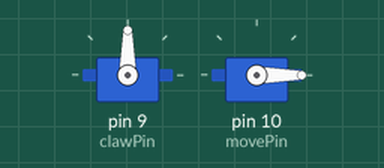
A sketch run on a simulated Arduino Uno, built with avr-gcc and run on an emulated ATmega328P. Parts: 2 × servo.

Above: at 0.1 s.
At 3.6 s:
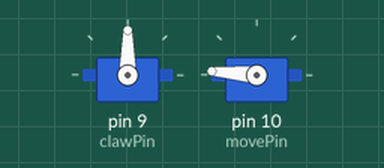
At 5.1 s:
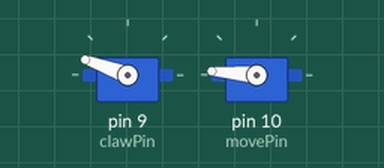
At 9.3 s:
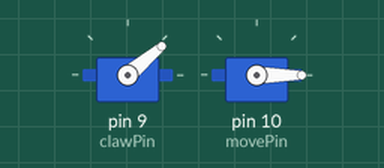
Timing chart, 0 to 10.8 s (numbered marks = the images above):
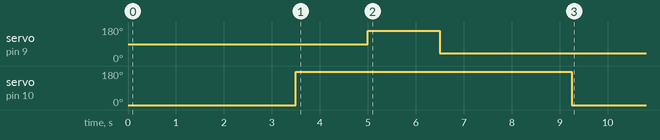

The sketch:

Claw.ino
```cpp
#include <Servo.h>

const int clawPin = 9;
const int movePin = 10;

Servo clawServo;
Servo moveServo;

//Claw - 160 degrees is open,

void setup()
{
  clawServo.attach(clawPin);
  moveServo.attach(movePin);
  store();
  delay(2000);
  fromUnder();
  openClaw();
  closeClaw();
  delay(1250);
  store();

}

void loop()
{
}

void openClaw()
{
  clawServo.write(160);
  delay(1500);
}

void closeClaw()
{
  clawServo.write(40);//Close claw with 40 degree so no stress
  delay(1500);
}

void fromUnder()
{
  moveServo.write(175);
  delay(1500);
}

void store()
{
  moveServo.write(0);
  delay(1500);
}
```
